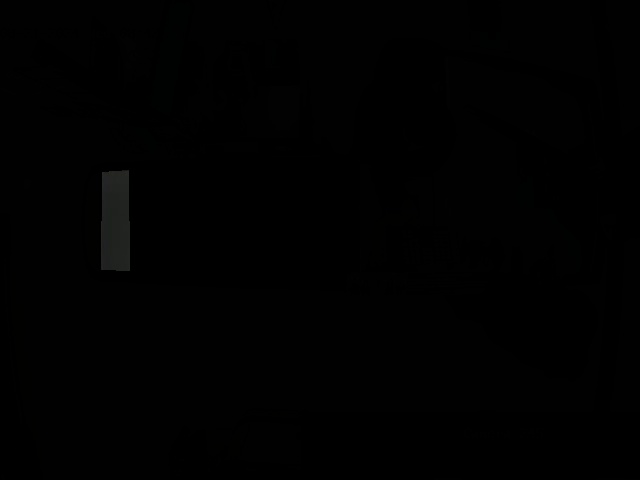
#> input picture average_image.jpg, 640 x 480 px
$ python editar_video.py
#> lines starting #> are read from the running program, lines starting #| are printed output that depends on the picture; after the words box and inside, x2 and y2 are one past the last pixel; in counts of white or black regions, pixels touching at a corner belong together
### src/utils.py
import tkinter as tk
from tkinter import filedialog
import cv2
import os
import numpy as np


def seleccionar_video():
    root = tk.Tk()
    root.withdraw()  # Oculta la ventana principal de tkinter

    file_path = filedialog.askopenfilename(
        title="Seleccionar una imagen",
        filetypes=[("Archivos de video", "*.mp4 *.avi")],
    )
#> the answer given: average_image.jpg

    if file_path:
        return file_path
    else:
        return None


# [165 lines left out: functions seleccionar_imagen, seleccionar_directorio, resize_image, resize_images_in_directory, get_frame_from_video, resize_video and 3 more, not called in this run]


# [7 lines of commented-out code are left out]

### editar_video.py
import cv2
from src import utils

# Ruta al video
# video_path = "videos_capturados/cameraG9V_20240715_160014.mp4"

# Crear un objeto de captura de video
# cap = cv2.VideoCapture(video_path)

######################################
###### Espejar un video ################
#########################################
# # Verificar si se abrió correctamente el video
# if not cap.isOpened():
#     print("Error al abrir el video")
#     exit()

# # Obtener el ancho y alto del video
# width = int(cap.get(cv2.CAP_PROP_FRAME_WIDTH))
# height = int(cap.get(cv2.CAP_PROP_FRAME_HEIGHT))

# # Crear un objeto para guardar el video espejado
# fourcc = cv2.VideoWriter_fourcc(*"mp4v")  # Codec para el archivo de salida
# out = cv2.VideoWriter(
#     "videos_capturados/video_espejado.mp4", fourcc, 20.0, (width, height)
# )

# while True:
#     # Leer fotograma por fotograma
#     ret, frame = cap.read()

#     # Si no se pudo leer el fotograma, salir del bucle
#     if not ret:
#         break

#     # Espejar el fotograma
#     mirrored_frame = cv2.flip(frame, 1)

#     # Escribir el fotograma espejado en el archivo de salida
#     out.write(mirrored_frame)

#     # Mostrar el fotograma espejado
#     cv2.imshow("Video Espejado", mirrored_frame)

#     # Salir del bucle si se presiona la tecla 'q'
#     if cv2.waitKey(1) & 0xFF == ord("q"):
#         break

# # Liberar el objeto de captura y el objeto de escritura
# cap.release()
# out.release()

# # Cerrar todas las ventanas
# cv2.destroyAllWindows()

##################################################
###### Ver numeros de frames de un video ################
#############################################################
# Ruta al video
video_path = utils.seleccionar_video()

# Crear un objeto de captura de video
cap = cv2.VideoCapture(video_path)

# Verificar si se abrió correctamente el video
if not cap.isOpened():
    print("Error al abrir el video")
    exit()

# Obtener el número total de fotogramas
total_frames = int(cap.get(cv2.CAP_PROP_FRAME_COUNT))

# Inicializar el índice del fotograma actual
current_frame_index = 0

while True:
    # Establecer la posición del fotograma actual
    cap.set(cv2.CAP_PROP_POS_FRAMES, current_frame_index)

    # Leer el fotograma actual
    ret, frame = cap.read()
#> frame is the input picture: shape (480, 640, 3); mean B, G, R 0.9, 0.9, 0.9

    # Si no se pudo leer el fotograma, salir del bucle
    if not ret:
        break

    # Mostrar el número del fotograma en la ventana
    cv2.putText(
        frame,
        f"Frame: {current_frame_index}/{total_frames - 1}",
        (10, 30),
        cv2.FONT_HERSHEY_SIMPLEX,
        1,
        (0, 255, 0),
        2,
    )
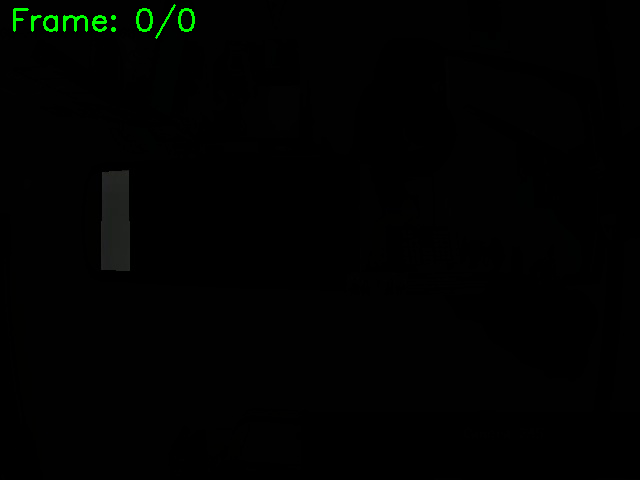
#> frame: shape (480, 640, 3); 0.37% of pixels changed, all inside (x1, y1, x2, y2) = (13, 4, 195, 39)

    # Mostrar el fotograma en una ventana
    cv2.imshow("Video Frame by Frame", frame)

    # Esperar a que se presione una tecla
    key = cv2.waitKey(0) & 0xFF
#> (key q is pressed here)

    # Si se presiona la tecla 'd', avanzar al siguiente fotograma
    if key == ord("d"):
        if current_frame_index < total_frames - 1:
            current_frame_index += 1

    # Si se presiona la tecla 'a', retroceder al fotograma anterior
    elif key == ord("a"):
        if current_frame_index > 0:
            current_frame_index -= 1

    # Si se presiona la tecla 'q', salir del bucle
    elif key == ord("q"):
        break

# Liberar el objeto de captura
cap.release()

# Cerrar todas las ventanas
cv2.destroyAllWindows()

# [55 lines of commented-out code are left out]
